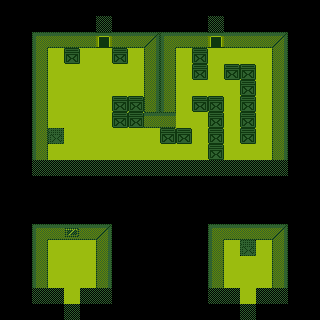

Rendered tile map (Tiled .tmx) drawn with the repository's tilesets; below, a short description and the map source with its tile grids summarised:
An orthogonal 20x20 tile map with 16x16 px tiles, 3 tile layers (ground, collision, decoration) and 31 objects.

<map version="1.2" tiledversion="1.2.4" orientation="orthogonal" renderorder="right-down" width="20" height="20" tilewidth="16" tileheight="16" infinite="0" nextlayerid="5" nextobjectid="39">
 <properties>
  <property name="event" type="int" value="0" />
  <property name="expired" type="int" value="0" />
 </properties>
 <tileset firstgid="1" name="ww2tileset" tilewidth="16" tileheight="16" tilecount="132" columns="12">
  <image source="../assets/rpg/ww2tileset.png" trans="003039" width="192" height="176" />
 </tileset>
 <layer id="1" name="ground" width="20" height="20">
  <data>[400 cells, 170 non-empty, 9 distinct tile ids]</data>
 </layer>
 <layer id="2" name="collision" width="20" height="20">
  <data>[400 cells, 113 non-empty, 2 distinct tile ids]</data>
 </layer>
 <objectgroup id="3" name="interactions">
  <object id="1" gid="3" x="96" y="48" width="16" height="16">
   <properties>
    <property name="destinationX" type="int" value="64" />
    <property name="destinationY" type="int" value="288" />
    <property name="exit" type="int" value="0" />
    <property name="facing" value="up" />
    <property name="id" type="int" value="0" />
   </properties>
  </object>
  <object id="2" gid="3" x="208" y="48" width="16" height="16">
   <properties>
    <property name="destinationX" type="int" value="240" />
    <property name="destinationY" type="int" value="288" />
    <property name="exit" type="int" value="0" />
    <property name="facing" value="up" />
    <property name="id" type="int" value="2" />
   </properties>
  </object>
  <object id="3" gid="3" x="64" y="304" width="16" height="16">
   <properties>
    <property name="destinationX" type="int" value="96" />
    <property name="destinationY" type="int" value="64" />
    <property name="exit" type="int" value="0" />
    <property name="facing" value="down" />
    <property name="id" type="int" value="1" />
   </properties>
  </object>
  <object id="4" gid="3" x="240" y="304" width="16" height="16">
   <properties>
    <property name="destinationX" type="int" value="208" />
    <property name="destinationY" type="int" value="64" />
    <property name="exit" type="int" value="0" />
    <property name="facing" value="down" />
    <property name="id" type="int" value="3" />
   </properties>
  </object>
  <object id="9" gid="59" x="48" y="144" width="16" height="16">
   <properties>
    <property name="desc" value="Just a crate." />
    <property name="event" type="int" value="0" />
   </properties>
  </object>
  <object id="11" gid="59" x="240" y="256" width="16" height="16">
   <properties>
    <property name="desc" value="Just a crate." />
    <property name="event" type="int" value="1" />
   </properties>
  </object>
  <object id="12" gid="42" x="80" y="96" width="16" height="16">
   <properties>
    <property name="start" value="down" />
   </properties>
  </object>
  <object id="14" gid="59" x="64" y="240" width="16" height="16">
   <properties>
    <property name="desc" value="What a great view!" />
    <property name="effect" type="int" value="0" />
   </properties>
  </object>
  <object id="15" gid="2" x="64" y="64" width="16" height="16">
   <properties>
    <property name="desc" value="Just a crate" />
    <property name="event" type="int" value="0" />
   </properties>
  </object>
  <object id="16" gid="2" x="112" y="64" width="16" height="16">
   <properties>
    <property name="desc" value="Just a crate" />
   </properties>
  </object>
  <object id="17" gid="2" x="112" y="112" width="16" height="16">
   <properties>
    <property name="desc" value="Just a crate." />
    <property name="effect" type="int" value="0" />
   </properties>
  </object>
  <object id="18" gid="2" x="112" y="128" width="16" height="16">
   <properties>
    <property name="desc" value="Just a crate." />
    <property name="effect" type="int" value="0" />
   </properties>
  </object>
  <object id="19" gid="2" x="128" y="112" width="16" height="16">
   <properties>
    <property name="desc" value="Just a crate." />
    <property name="effect" type="int" value="0" />
   </properties>
  </object>
  <object id="20" gid="2" x="128" y="128" width="16" height="16">
   <properties>
    <property name="desc" value="Just a crate." />
    <property name="effect" type="int" value="0" />
   </properties>
  </object>
  <object id="21" gid="2" x="160" y="144" width="16" height="16">
   <properties>
    <property name="desc" value="Just a crate." />
    <property name="effect" type="int" value="0" />
   </properties>
  </object>
  <object id="22" gid="2" x="176" y="144" width="16" height="16">
   <properties>
    <property name="desc" value="Just a crate." />
    <property name="effect" type="int" value="0" />
   </properties>
  </object>
  <object id="23" gid="2" x="192" y="112" width="16" height="16">
   <properties>
    <property name="desc" value="Just a crate." />
    <property name="effect" type="int" value="0" />
   </properties>
  </object>
  <object id="24" gid="2" x="208" y="112" width="16" height="16">
   <properties>
    <property name="desc" value="Just a crate." />
    <property name="effect" type="int" value="0" />
   </properties>
  </object>
  <object id="25" gid="2" x="208" y="128" width="16" height="16">
   <properties>
    <property name="desc" value="Just a crate." />
    <property name="effect" type="int" value="0" />
   </properties>
  </object>
  <object id="26" gid="2" x="208" y="144" width="16" height="16">
   <properties>
    <property name="desc" value="Just a crate." />
    <property name="effect" type="int" value="0" />
   </properties>
  </object>
  <object id="27" gid="2" x="208" y="160" width="16" height="16">
   <properties>
    <property name="desc" value="Just a crate." />
    <property name="effect" type="int" value="0" />
   </properties>
  </object>
  <object id="28" gid="2" x="240" y="144" width="16" height="16">
   <properties>
    <property name="desc" value="Just a crate." />
    <property name="effect" type="int" value="0" />
   </properties>
  </object>
  <object id="29" gid="2" x="240" y="128" width="16" height="16">
   <properties>
    <property name="desc" value="Just a crate." />
    <property name="effect" type="int" value="0" />
   </properties>
  </object>
  <object id="30" gid="2" x="240" y="112" width="16" height="16">
   <properties>
    <property name="desc" value="Just a crate." />
    <property name="effect" type="int" value="0" />
   </properties>
  </object>
  <object id="31" gid="2" x="240" y="96" width="16" height="16">
   <properties>
    <property name="desc" value="Just a crate." />
    <property name="effect" type="int" value="0" />
   </properties>
  </object>
  <object id="32" gid="2" x="240" y="80" width="16" height="16">
   <properties>
    <property name="desc" value="Just a crate." />
    <property name="effect" type="int" value="0" />
   </properties>
  </object>
  <object id="33" gid="2" x="224" y="80" width="16" height="16">
   <properties>
    <property name="desc" value="Just a crate." />
    <property name="effect" type="int" value="0" />
   </properties>
  </object>
  <object id="35" gid="2" x="192" y="80" width="16" height="16">
   <properties>
    <property name="desc" value="Just a crate." />
    <property name="effect" type="int" value="0" />
   </properties>
  </object>
  <object id="36" gid="2" x="192" y="64" width="16" height="16">
   <properties>
    <property name="desc" value="Just a crate." />
    <property name="effect" type="int" value="0" />
   </properties>
  </object>
  <object id="37" gid="41" x="208" y="80" width="16" height="16">
   <properties>
    <property name="dialogue" value="hey, there!" />
    <property name="entity" type="int" value="1" />
   </properties>
  </object>
  </objectgroup>
 <layer id="4" name="decoration" width="20" height="20">
  <data>[400 cells, 21 non-empty, 1 distinct tile ids]</data>
 </layer>
</map>
<!-- 1 of 31 objects omitted -->
